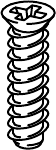
#> input picture img/c/1.png, 56 x 150 px, given in place of ex-07.png, which was not available
$ python cells.py
#> lines starting #> are read from the running program, lines starting #| are printed output that depends on the picture; after the words box and inside, x2 and y2 are one past the last pixel; in counts of white or black regions, pixels touching at a corner belong together
import json
from PIL import Image,ImageChops
K=1406/1906*1.0
C=[('118331','连接件','ex',(80,120,135,410)),('101351','粗木销','ex',(212,160,275,415)),('101201','钉子','bk',(404,830,465,1025)),('119081','大锁扣','ex',(720,285,830,415)),('131372','搁板销','bk',(755,900,890,1025)),('109041','短木螺丝','ex',(1052,300,1115,412)),('100823','垫圈','ex',(1155,350,1272,412)),('106989','墙面支架','ex',(80,530,660,880)),('114667','长螺丝','ex',(328,175,405,415)),('101345','细木销','ex',(468,195,516,412)),('108001','短螺栓','ex',(590,210,645,412)),('103114','小锁扣','ex',(890,305,990,415)),('100362','宽头螺丝','cn',(280,1030,372,1195)),('115257','连接片','cn',(515,990,1120,1235)),('109534','沉头螺丝','cn',(290,1450,360,1582)),('102715','角码','cn',(515,1370,700,1585))]
out=[]
for n,(code,name,src,b) in enumerate(C,1):
    f={'ex':'p/ex-07.png','bk':'p/bk-06.png','cn':'p/cn-2.png'}[src];i=Image.open(f).convert('L');b=tuple(int(v*1.014)+d for v,d in zip(b,(-6,-6,6,6))) if src=='ex' else b;c=i.crop(b);bx=ImageChops.invert(c).point(lambda v:255 if v>40 else 0).getbbox();c=c.crop(bx);c.thumbnail((260,260));c.quantize(16).save(f'img/c/{n}.png',optimize=True);out.append({'n':n,'code':code,'name':name})
#> after `c = i.crop(b)`: c: PIL image 67x306 L; every value is 0
#> after `bx = ImageChops.invert(c).point(lambda v: 255 if v > 40 else 0).getbbo`: bx = (0, 0, 67, 306)
#> after `c.thumbnail((260, 260))`: c: PIL image 57x260 L; every value is 0
#> pass 3 of the loop `for n,(code,name,src,b) in enumerate(C,1):`:
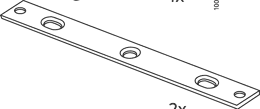
#> input picture img/c/10.png, 260 x 109 px, given in place of bk-06.png, which was not available
#> i: PIL image 260x109 L
#> c: PIL image 61x195 L; every value is 0
#> bx = (0, 0, 61, 195)
#> the loop made 16 passes; the first 3 are shown
json.dump(out,open('cells.json','w',encoding='utf8'),ensure_ascii=False)
s=Image.new('L',(1040,1360),255)
#> s: PIL image 1040x1360 L; every value is 255
for n in range(16):
    t=Image.open(f'img/c/{n+1}.png').convert('L');s.paste(t,((n%4)*260,(n//4)*340))
#> after `s.paste(t, (n % 4 * 260, n // 4 * 340))`:
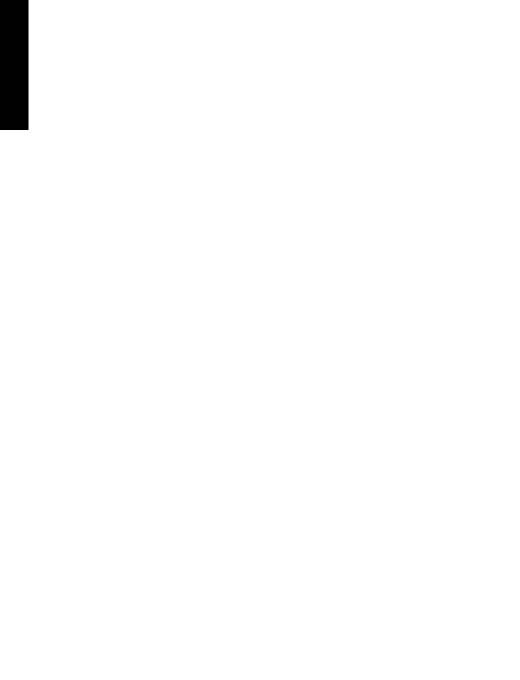
#> s: PIL image 1040x1360 L (shown at 1/2 size); 99% white; 1 black region, box (x1, y1, x2, y2) and area: (0, 0, 57, 260) 14820
#> pass 3 of the loop `for n in range(16):`:
#> `s.paste(t, (n % 4 * 260, n // 4 * 340))`:
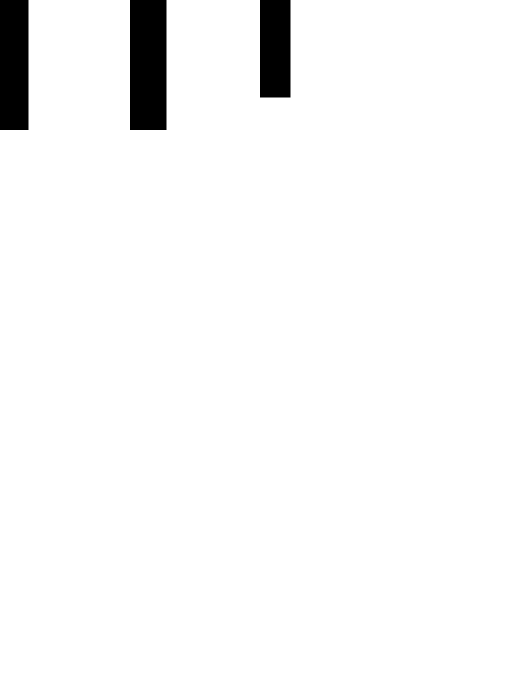
#> s: PIL image 1040x1360 L (shown at 1/2 size); 96.8% white; 3 black regions, box (x1, y1, x2, y2) and area: (260, 0, 333, 260) 18980, (0, 0, 57, 260) 14820, (520, 0, 581, 195) 11895
#> the loop made 16 passes; the first 3 are shown
s.save('cellz.png')
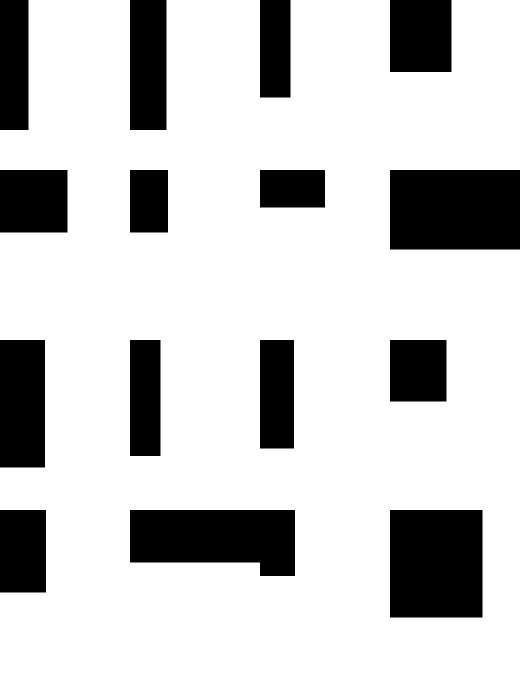
#> saved as cellz.png: PIL image 1040x1360 L (shown at 1/2 size); 78.9% white; 15 black regions, largest, box (x1, y1, x2, y2) and area: (780, 340, 1040, 499) 41340, (780, 1020, 965, 1235) 39775, (260, 1020, 590, 1152) 36540
